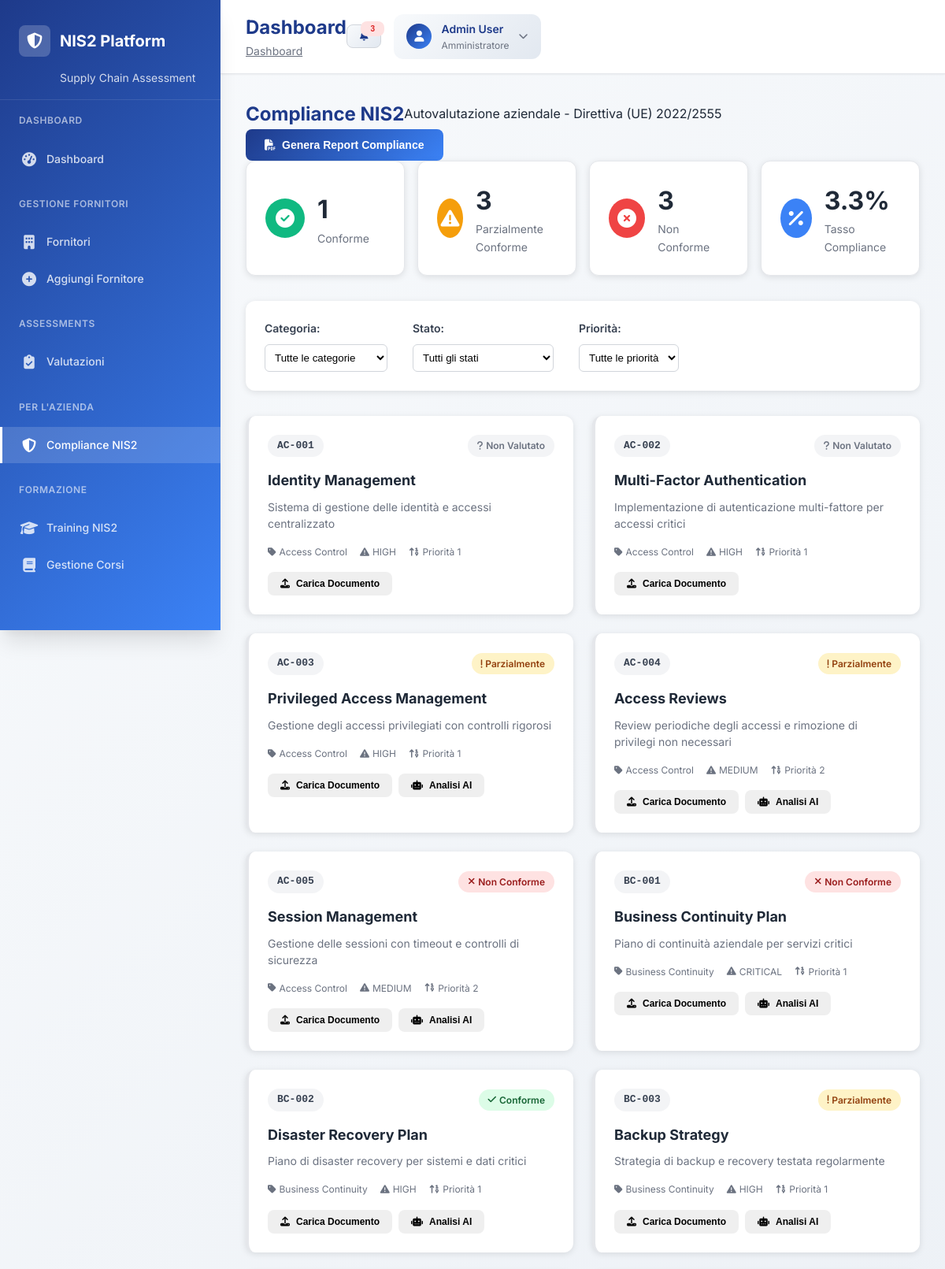
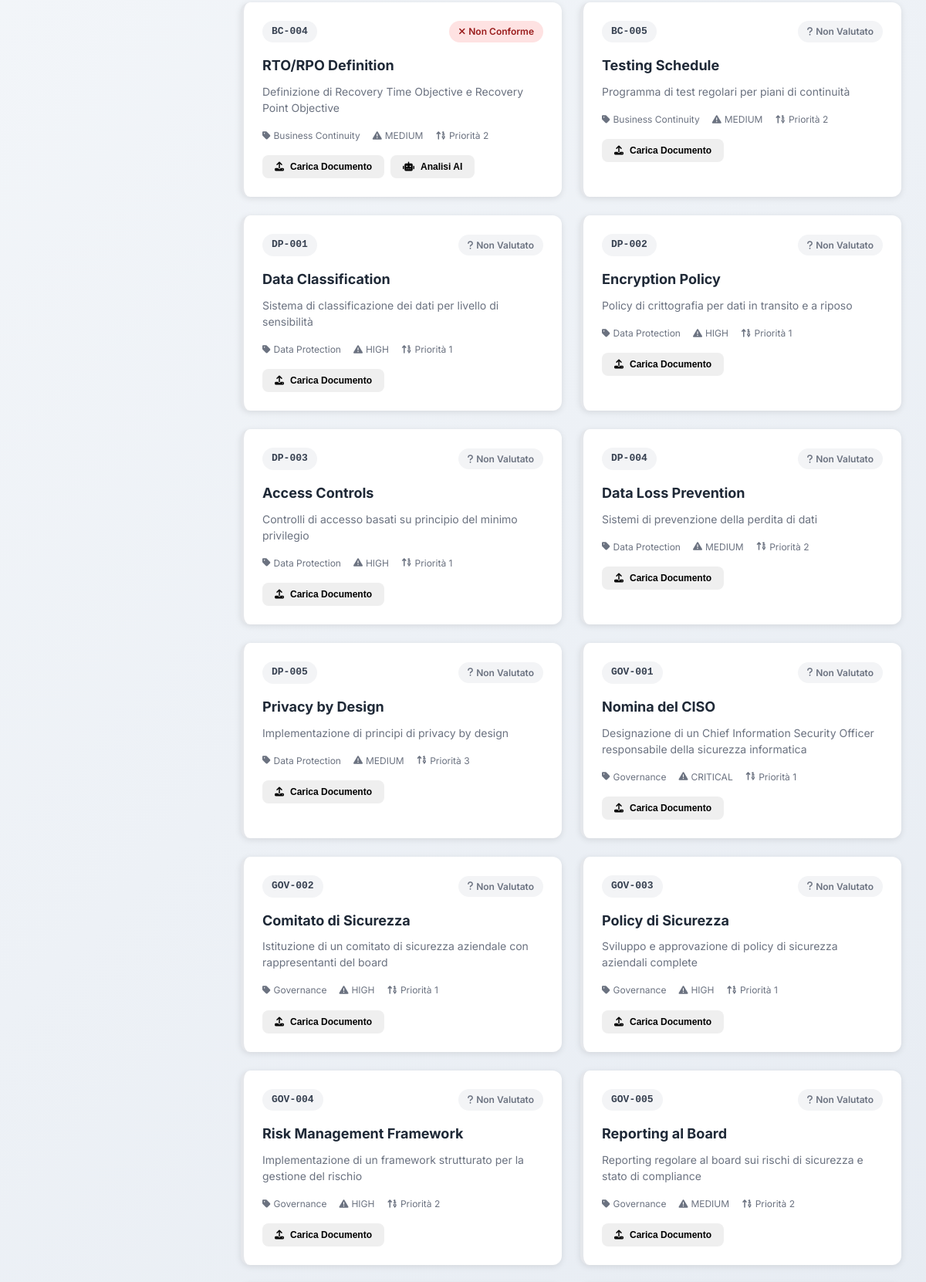
Screenshot of /compliance (signed in, upper part) with the database file from the repository (2 pictures, top to bottom).
### tables this page shows
CREATE TABLE compliance_requirements (
    id INTEGER PRIMARY KEY AUTOINCREMENT,
    category TEXT NOT NULL,
    requirement_code TEXT UNIQUE NOT NULL,
    title TEXT NOT NULL,
    description TEXT,
    nis2_article TEXT,
    risk_level TEXT CHECK(risk_level IN ('LOW', 'MEDIUM', 'HIGH', 'CRITICAL')),
    implementation_priority INTEGER DEFAULT 1,
    created_at TIMESTAMP DEFAULT CURRENT_TIMESTAMP
);

CREATE TABLE compliance_assessments (
    id INTEGER PRIMARY KEY AUTOINCREMENT,
    supplier_id INTEGER,
    requirement_id INTEGER,
    compliance_status TEXT CHECK(compliance_status IN ('COMPLIANT', 'PARTIALLY_COMPLIANT', 'NON_COMPLIANT', 'NOT_APPLICABLE')),
    evidence TEXT,
    notes TEXT,
    assessed_by INTEGER,
    assessed_at TIMESTAMP DEFAULT CURRENT_TIMESTAMP,
    next_review_date DATE, ai_analysis TEXT, document_path TEXT,
    FOREIGN KEY (supplier_id) REFERENCES suppliers(id),
    FOREIGN KEY (requirement_id) REFERENCES compliance_requirements(id),
    FOREIGN KEY (assessed_by) REFERENCES users(id)
);

### main_dev.py (the view)
@app.get("/compliance")
async def compliance_dashboard(request: Request):
    user = await get_current_user(request)
    if not user:
        return RedirectResponse(url="/company-login")
    conn = sqlite3.connect('nis2_supply_chain.db')
    cursor = conn.cursor()
    cursor.execute("""
        SELECT
            COUNT(*) as total_requirements,
            COUNT(CASE WHEN ca.compliance_status = 'COMPLIANT' THEN 1 END) as compliant,
            COUNT(CASE WHEN ca.compliance_status = 'PARTIALLY_COMPLIANT' THEN 1 END) as partially_compliant,
            COUNT(CASE WHEN ca.compliance_status = 'NON_COMPLIANT' THEN 1 END) as non_compliant,
            COUNT(CASE WHEN ca.compliance_status IS NULL THEN 1 END) as not_evaluated
        FROM compliance_requirements cr
        LEFT JOIN compliance_assessments ca ON cr.id = ca.requirement_id
    """)
    stats = cursor.fetchone()
    total = stats[0] or 0
    compliant = stats[1] or 0
    compliance_rate = (compliant / total * 100) if total > 0 else 0
    cursor.execute("""
        SELECT
            cr.id, cr.category, cr.requirement_code, cr.title, cr.description,
            cr.nis2_article, cr.risk_level, cr.implementation_priority,
            ca.compliance_status, ca.evidence, ca.notes, ca.ai_analysis,
            ca.document_path, ca.assessed_at
        FROM compliance_requirements cr
        LEFT JOIN compliance_assessments ca ON cr.id = ca.requirement_id
        ORDER BY cr.category, cr.implementation_priority, cr.requirement_code
    """)
    requirements = cursor.fetchall()
    conn.close()
    return templates.TemplateResponse("compliance_dashboard.html", {
        "request": request,
        "stats": {
            "total_requirements": total,
            "compliant": compliant,
            "partially_compliant": stats[2] or 0,
            "non_compliant": stats[3] or 0,
            "not_evaluated": stats[4] or 0,
            "compliance_rate": compliance_rate
        },
        "requirements": requirements
    })

### templates/compliance_dashboard.html (shortened to what this page needs)
{% extends "professional_base.html" %}
{% block content %}
<div class="content-wrapper">
    <div class="content-header">
        <div class="header-content">
            <h1 class="page-title">Compliance NIS2</h1>
            <p class="page-subtitle">Autovalutazione aziendale - Direttiva (UE) 2022/2555</p>
        </div>
        <div class="header-actions">
            <button class="btn btn-primary" onclick="generateComplianceReport()">
                <i class="fas fa-file-pdf"></i>
                Genera Report Compliance
            </button>
        </div>
    </div>
    <div class="content-body">
        <div class="stats-grid">
            <div class="stat-card">
                <div class="stat-icon">
                    <i class="fas fa-check-circle"></i>
                </div>
                <div class="stat-content">
                    <h3>{{ stats.compliant }}</h3>
                    <p>Conforme</p>
                </div>
            </div>
            <div class="stat-card">
                <div class="stat-icon">
                    <i class="fas fa-exclamation-triangle"></i>
                </div>
                <div class="stat-content">
                    <h3>{{ stats.partially_compliant }}</h3>
                    <p>Parzialmente Conforme</p>
                </div>
            </div>
            <div class="stat-card">
                <div class="stat-icon">
                    <i class="fas fa-times-circle"></i>
                </div>
                <div class="stat-content">
                    <h3>{{ stats.non_compliant }}</h3>
                    <p>Non Conforme</p>
                </div>
            </div>
            <div class="stat-card">
                <div class="stat-icon">
                    <i class="fas fa-percentage"></i>
                </div>
                <div class="stat-content">
                    <h3>{{ "%.1f"|format(stats.compliance_rate) }}%</h3>
                    <p>Tasso Compliance</p>
                </div>
            </div>
        </div>
        <div class="filters-section">
            <div class="filter-group">
                <label>Categoria:</label>
                <select id="categoryFilter" onchange="filterRequirements()">
                    <option value="">Tutte le categorie</option>
                </select>
            </div>
            <div class="filter-group">
                <label>Stato:</label>
                <select id="statusFilter" onchange="filterRequirements()">
                    <option value="">Tutti gli stati</option>
                </select>
            </div>
            <div class="filter-group">
                <label>Priorità:</label>
                <select id="priorityFilter" onchange="filterRequirements()">
                    <option value="">Tutte le priorità</option>
                </select>
            </div>
        </div>
        <div class="requirements-grid">
                         {% for requirement in requirements %}
             <div class="requirement-card" data-requirement-id="{{ requirement[0] }}" data-category="{{ requirement[1] }}" data-status="{{ requirement[8] or 'NOT_EVALUATED' }}" data-priority="{{ requirement[7] }}">
                <div class="requirement-header">
                    <div class="requirement-code">{{ requirement[2] }}</div>
                    <div class="requirement-status">
                        <span class="status-badge status-{{ requirement[8] or 'NOT_EVALUATED' }}">
                            {% if requirement[8] == 'COMPLIANT' %}
                                <i class="fas fa-check"></i> Conforme
                            {% elif requirement[8] == 'PARTIALLY_COMPLIANT' %}
                                 Parzialmente
                            {% elif requirement[8] == 'NON_COMPLIANT' %}
                                <i class="fas fa-times"></i> Non Conforme
                            {% else %}
                                <i class="fas fa-question"></i> Non Valutato
                            {% endif %}
                        </span>
                    </div>
                </div>
                <div class="requirement-content">
                    <h4>{{ requirement[3] }}</h4>
                    <p>{{ requirement[4] }}</p>
                    <div class="requirement-meta">
                        <span class="meta-item">
                            <i class="fas fa-tag"></i> {{ requirement[1] }}
                        </span>
                        <span class="meta-item">
                            <i class="fas fa-exclamation-triangle"></i> {{ requirement[6] }}
                        </span>
                        <span class="meta-item">
                            <i class="fas fa-sort-numeric-up"></i> Priorità {{ requirement[7] }}
                        </span>
                    </div>
                </div>
                <div class="requirement-actions">
                    <button class="btn btn-outline-primary btn-sm" onclick="openRequirementModal({{ requirement[0] }})">
                        <i class="fas fa-upload"></i> Carica Documento
                    </button>
                    {% if requirement[8] and requirement[8] != 'NOT_EVALUATED' %}
                    <button class="btn btn-outline-success btn-sm" onclick="viewAnalysis({{ requirement[0] }})">
                        <i class="fas fa-robot"></i> Analisi AI
                    </button>
                    {% endif %}
                </div>
            </div>
            {% endfor %}
        </div>
    </div>
</div>
{% endblock %}

### static/css/professional.css (style rules this page uses)
:root { --primary-blue: #1e3a8a; --primary-blue-light: #3b82f6; --primary-blue-dark: #1e40af; --secondary-gray: #6b7280; --accent-green: #059669; --accent-red: #dc2626; --accent-orange: #ea580c; --accent-yellow: #ca8a04; --gradient-primary: linear-gradient(135deg, #1e3a8a 0%, #3b82f6 100%); --gradient-secondary: linear-gradient(135deg, #f8fafc 0%, #e2e8f0 100%); --gradient-success: linear-gradient(135deg, #059669 0%, #10b981 100%); --gradient-danger: linear-gradient(135deg, #dc2626 0%, #ef4444 100%); --shadow-sm: 0 1px 2px 0 rgba(0, 0, 0, 0.05); --shadow-md: 0 4px 6px -1px rgba(0, 0, 0, 0.1), 0 2px 4px -1px rgba(0, 0, 0, 0.06); --shadow-lg: 0 10px 15px -3px rgba(0, 0, 0, 0.1), 0 4px 6px -2px rgba(0, 0, 0, 0.05); --shadow-xl: 0 20px 25px -5px rgba(0, 0, 0, 0.1), 0 10px 10px -5px rgba(0, 0, 0, 0.04); --border-radius: 8px; --border-radius-lg: 12px; --border-radius-xl: 16px; --transition-fast: 0.15s ease-in-out; --transition-normal: 0.3s ease-in-out; --transition-slow: 0.5s ease-in-out; }
* { margin: 0; padding: 0; box-sizing: border-box; }
body { font-family: 'Inter', -apple-system, BlinkMacSystemFont, 'Segoe UI', Roboto, sans-serif; background: linear-gradient(135deg, #f8fafc 0%, #e2e8f0 100%); color: #1f2937; line-height: 1.6; min-height: 100vh; }
.header-content { display: flex; justify-content: between; align-items: center; }
.page-title { font-size: 1.5rem; font-weight: 700; color: var(--primary-blue); }
.stats-grid { display: grid; grid-template-columns: repeat(auto-fit, minmax(250px, 1fr)); gap: 1.5rem; margin-bottom: 2rem; }
.stat-card { background: white; border-radius: var(--border-radius-lg); padding: 1.5rem; box-shadow: var(--shadow-md); border: 1px solid #e5e7eb; transition: var(--transition-normal); }
.stat-icon { width: 48px; height: 48px; border-radius: var(--border-radius-lg); display: flex; align-items: center; justify-content: center; font-size: 1.5rem; color: white; }
.btn { display: inline-flex; align-items: center; gap: 0.5rem; padding: 0.75rem 1.5rem; border-radius: var(--border-radius); font-weight: 600; font-size: 0.875rem; text-decoration: none; border: none; cursor: pointer; transition: var(--transition-fast); white-space: nowrap; }
.btn-primary { background: var(--gradient-primary); color: white; }
.btn-sm { padding: 0.5rem 1rem; font-size: 0.75rem; }
.fade-in { animation: fadeIn 0.5s ease-in-out; }

### rows the page displays
compliance_requirements: requirement_code "AC-001", shows "Non Valutato", title "Identity Management", description "Sistema di gestione delle identità e accessi centralizzato", category "Access Control", risk_level "HIGH", implementation_priority "1"
compliance_requirements: requirement_code "AC-002", shows "Non Valutato", title "Multi-Factor Authentication", description "Implementazione di autenticazione multi-fattore per accessi critici", category "Access Control", risk_level "HIGH", implementation_priority "1"
compliance_assessments: requirement_code "AC-003", shows "Parzialmente", title "Privileged Access Management", description "Gestione degli accessi privilegiati con controlli rigorosi", category "Access Control", risk_level "HIGH", implementation_priority "1"
compliance_assessments: requirement_code "AC-004", shows "Parzialmente", title "Access Reviews", description "Review periodiche degli accessi e rimozione di privilegi non necessari", category "Access Control", risk_level "MEDIUM", implementation_priority "2"
compliance_assessments: requirement_code "AC-005", compliance_status "NON_COMPLIANT" (drawn), title "Session Management", description "Gestione delle sessioni con timeout e controlli di sicurezza", category "Access Control", risk_level "MEDIUM", implementation_priority "2"
compliance_assessments: requirement_code "BC-001", compliance_status "NON_COMPLIANT" (drawn), title "Business Continuity Plan", description "Piano di continuità aziendale per servizi critici", category "Business Continuity", risk_level "CRITICAL", implementation_priority "1"
compliance_assessments: requirement_code "BC-002", compliance_status "COMPLIANT" (drawn), title "Disaster Recovery Plan", description "Piano di disaster recovery per sistemi e dati critici", category "Business Continuity", risk_level "HIGH", implementation_priority "1"
compliance_assessments: requirement_code "BC-003", shows "Parzialmente", title "Backup Strategy", description "Strategia di backup e recovery testata regolarmente", category "Business Continuity", risk_level "HIGH", implementation_priority "1"
compliance_assessments: requirement_code "BC-004", compliance_status "NON_COMPLIANT" (drawn), title "RTO/RPO Definition", description "Definizione di Recovery Time Objective e Recovery Point Objective", category "Business Continuity", risk_level "MEDIUM", implementation_priority "2"
compliance_requirements: requirement_code "BC-005", shows "Non Valutato", title "Testing Schedule", description "Programma di test regolari per piani di continuità", category "Business Continuity", risk_level "MEDIUM", implementation_priority "2"
compliance_requirements: requirement_code "DP-001", shows "Non Valutato", title "Data Classification", description "Sistema di classificazione dei dati per livello di sensibilità", category "Data Protection", risk_level "HIGH", implementation_priority "1"
compliance_requirements: requirement_code "DP-002", shows "Non Valutato", title "Encryption Policy", description "Policy di crittografia per dati in transito e a riposo", category "Data Protection", risk_level "HIGH", implementation_priority "1"
compliance_requirements: requirement_code "DP-003", shows "Non Valutato", title "Access Controls", description "Controlli di accesso basati su principio del minimo privilegio", category "Data Protection", risk_level "HIGH", implementation_priority "1"
compliance_requirements: requirement_code "DP-004", shows "Non Valutato", title "Data Loss Prevention", description "Sistemi di prevenzione della perdita di dati", category "Data Protection", risk_level "MEDIUM", implementation_priority "2"
compliance_requirements: requirement_code "DP-005", shows "Non Valutato", title "Privacy by Design", description "Implementazione di principi di privacy by design", category "Data Protection", risk_level "MEDIUM", implementation_priority "3"
compliance_requirements: requirement_code "GOV-001", shows "Non Valutato", title "Nomina del CISO", description "Designazione di un Chief Information Security Officer responsabile della sicurezza informatica", category "Governance", risk_level "CRITICAL", implementation_priority "1"
compliance_requirements: requirement_code "GOV-002", shows "Non Valutato", title "Comitato di Sicurezza", description "Istituzione di un comitato di sicurezza aziendale con rappresentanti del board", category "Governance", risk_level "HIGH", implementation_priority "1"
compliance_requirements: requirement_code "GOV-003", shows "Non Valutato", title "Policy di Sicurezza", description "Sviluppo e approvazione di policy di sicurezza aziendali complete", category "Governance", risk_level "HIGH", implementation_priority "1"
compliance_requirements: requirement_code "GOV-004", shows "Non Valutato", title "Risk Management Framework", description "Implementazione di un framework strutturato per la gestione del rischio", category "Governance", risk_level "HIGH", implementation_priority "2"
compliance_requirements: requirement_code "GOV-005", shows "Non Valutato", title "Reporting al Board", description "Reporting regolare al board sui rischi di sicurezza e stato di compliance", category "Governance", risk_level "MEDIUM", implementation_priority "2"

### other values shown
{{ stats.compliant }} "1"
{{ stats.partially_compliant }} "3"
{{ stats.non_compliant }} "3"
{{ "%.1f"|format(stats.compliance_rate) }} "3.3"
